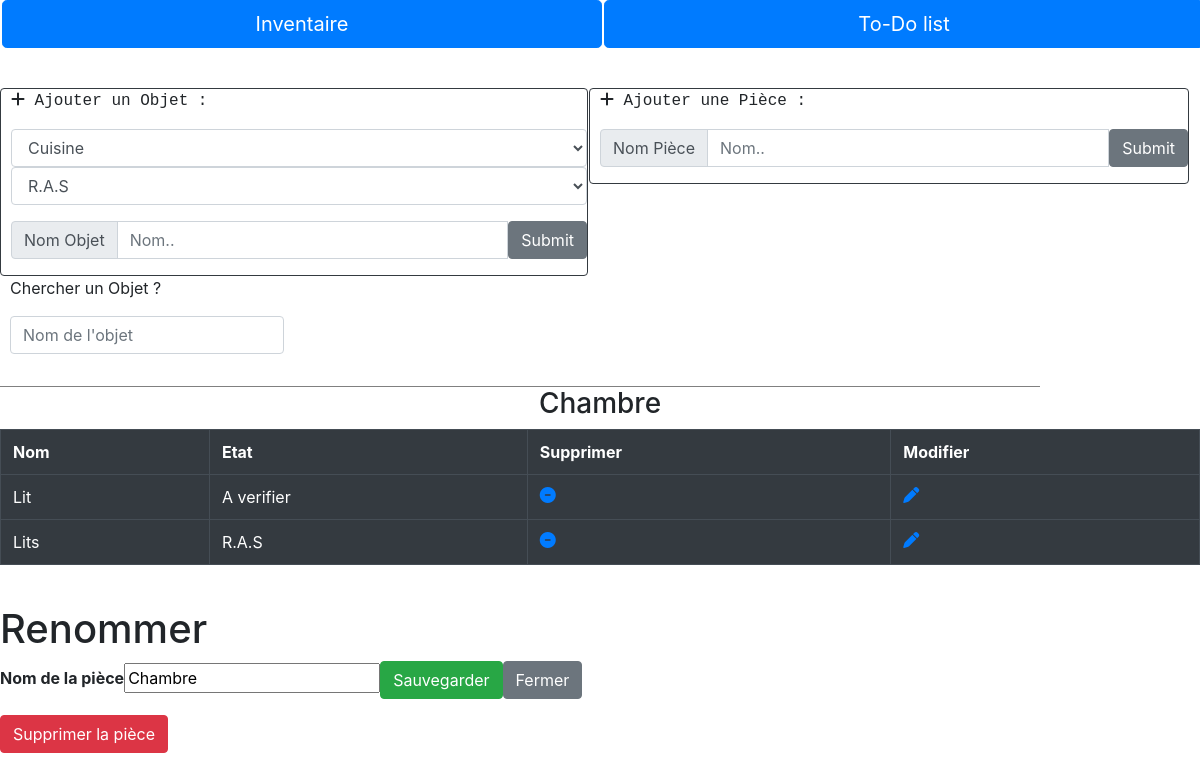
The app's page /php/PageInventaireMODIF.php?nomPiece=Chambre with its own data.
### tables this page shows
CREATE TABLE IF NOT EXISTS `objet` (
  `idObjet` int(11) NOT NULL AUTO_INCREMENT,
  `nomObjet` varchar(255) NOT NULL,
  `idPiece` int(11) NOT NULL,
  `idEtat` int(11) NOT NULL,
  PRIMARY KEY (`idObjet`),
  KEY `idPiece` (`idPiece`),
  KEY `idEtat` (`idEtat`)
);

CREATE TABLE IF NOT EXISTS `etat` (
  `idEtat` int(11) NOT NULL AUTO_INCREMENT,
  `nomEtat` varchar(255) NOT NULL,
  PRIMARY KEY (`idEtat`)
);

### php/PageInventaireMODIF.php (the view, shortened to what this page needs)
<HTML>
<HEAD>
        <link rel="stylesheet" href="../css/styles.css">
		<link rel="stylesheet" href="https://stackpath.bootstrapcdn.com/bootstrap/4.4.1/css/bootstrap.min.css">
</HEAD>
<body>
    <!-- <?php
        $DataBase = mysqli_connect ( "localhost" , "root" , "" ) ;
        mysqli_select_db ( $DataBase, "todolist" ) ;
    ?> -->
        <section id="Menu">
			<ul>
				<div class="btn-group" role="group" aria-label="Basic example">
					<li><a href="../index.php"><button type="button" class="btn btn-primary btn-lg btn-block" id="b1">Inventaire</button></a></li>
					<li><a href="../index.php"><button type="button" class="btn btn-primary btn-lg btn-block" id="b2">To-Do list</button></a></li>
				</div>
			</ul>
		</section>
        <section id="PageInventaire">
			<section id="BarresInterraction">
				<div id="AjoutPiece" class="border border-dark rounded ">
					<form action="AjoutPiece" >
					<p class="text-monospace"><i class="fas fa-plus"></i> 			Ajouter une Pièce :<br>
					<div class="input-group mb-3">
						<div class="input-group-prepend">
							<span class="input-group-text" id="inputGroup-sizing-default">Nom Pièce</span>
						</div>
						<input class="form-control" aria-label="Sizing example input" aria-describedby="inputGroup-sizing-default" type="text" name="nomObjet" value ="" placeholder="Nom.."> <input type="submit" class="btn btn-secondary" placeholder="Valider">
					</div>
					</form>
				</div>
				<div id="AjoutObjet" class="border border-dark rounded ">
				<form action="AjoutObjet.php" class="form-group">
					<p class="text-monospace"><i class="fas fa-plus"></i> Ajouter un Objet :</p>
					<div class="form-group">
						<?php
						$Requete = "SELECT * FROM `piece` " ;
						$Resultat = mysqli_query ( $DataBase, $Requete )  or  die(mysqli_error($DataBase) ) ;
						echo "<select name='idPiece' id='objet-piece' class='form-control' >";
						while (  $ligne = mysqli_fetch_array($Resultat)  )
							{
								echo "<option name='idPiece' value=". utf8_encode($ligne['idPiece']) .">" . utf8_encode($ligne['nomPiece']) . "</option>";
							}
						echo "</select>";
						$Requete = "SELECT * FROM `etat` " ;
						$Resultat = mysqli_query ( $DataBase, $Requete )  or  die(mysqli_error($DataBase) ) ;
						echo "<select name='idEtat' id='objet-etat' class='form-control'>";
						while (  $ligne = mysqli_fetch_array($Resultat)  )
							{
								echo "<option name='idEtat' value=". utf8_encode($ligne['idEtat']) .">" . utf8_encode($ligne['nomEtat']) . "</option>";
							}
						echo "</select>";
						?>
					</div>
					<div class="input-group mb-3">
						<div class="input-group-prepend">
							<span class="input-group-text" id="inputGroup-sizing-default">Nom Objet</span>
						</div>
						<input class="form-control" aria-label="Sizing example input" aria-describedby="inputGroup-sizing-default" type="text" name="nomObjet" value ="" placeholder="Nom.."> <input type="submit" class="btn btn-secondary" placeholder="Valider">
					</div>
				</form>
			</section>
		</section>
		<div id="BarreDeRecherche">
			<p>Chercher un Objet ?</p>
			<form action="" class="formulaire">
			<div class="input-group mb-3">
				<input type="text" class="form-control" placeholder="Nom de l'objet" aria-label="Recipient's username" aria-describedby="basic-addon2">
			</div>
		</form>
		</div>
    <section id="ListePieces">
    <?php
        $OPTION = "PRINT" ;
        function  ConsulterBD ()
        {
        global $OPTION ;
        $Piece = utf8_decode($_GET['nomPiece']) ;
        if (  ($OPTION == 'DELETE')  Or  ($OPTION == 'UPDATE1') )
                $IdCourant = $_GET['idObjet'];
        else  $IdCourant = -1 ;
        echo "<center>" ;
        echo "<table class='table table-bordered table-dark'  id='tableau'>" ;
        echo "<h3>" . $Piece . "</h3>";
        $DataBase = mysqli_connect ( "localhost" , "root" , "" ) ;
        mysqli_select_db ( $DataBase, "todolist" ) ;
        $Requete = "SELECT idObjet,nomObjet,nomPiece,nomEtat FROM objet
                    Join piece on objet.idPiece = piece.idPiece
                    Join etat on objet.idEtat = etat.idEtat
                    WHERE nomPiece =  '$Piece'  " ;
        $Resultat = mysqli_query ( $DataBase, $Requete )  or  die(mysqli_error($DataBase) ) ;
        if ($OPTION == 'UPDATE1'){
            echo "<tr>  <th> Nom </th> <th> Etat </th> <th> Confirmer </th> <th> Annuler </th> </tr> "  ;
        }
        else if ($OPTION == 'DELETE'){
            echo "<tr>  <th> Nom </th> <th> Etat </th> <th> Confirmer </th> <th> Annuler </th> </tr>  " ;
        }
            else {
                echo "<tr>  <th> Nom </th> <th> Etat </th> <th> Supprimer </th> <th> Modifier </th></tr>"  ;
            }
        while (  $ligne = mysqli_fetch_array($Resultat)  )
        {
            echo "<tr>\n" ;
            if (  ($OPTION == 'UPDATE1') )
            {
                if ( $IdCourant == $ligne['idObjet'] )
                {
                    echo "<form action='PageInventaireMODIF.php'>";
                    echo "<td><INPUT TYPE=TEXT NAME='nomObjet' Value='". utf8_encode($ligne['nomObjet'])    . "'</td>\n" ;
                    echo"<td>";
                            echo" <label for='nomEtat'></label><select name='nomEtat'>";
                                echo" <option name='R.A.S'>R.A.S</option>";
                                echo" <option name='A verifier'>A verifier</option>";
                            echo"  </select>";
                }
                else
                {
                    echo "<td>" . utf8_encode($ligne['nomObjet']) . "</td>\n" ;
                    echo "<td>" . utf8_encode($ligne['nomEtat'])    . "</td>\n" ;
                }
            }
            else
            {
                echo "<td>" . utf8_encode($ligne['nomObjet']) . "</td>\n" ;
                echo "<td>" . utf8_encode($ligne['nomEtat'])    . "</td>\n" ;
            }
            if (  ($OPTION == 'DELETE') )
            {
                if ( $IdCourant == $ligne['idObjet'] )
                {
                    echo "<td><A HREF='PageInventaireMODIF.php?nomPiece=".$Piece."&OPTION=DELETE2&idObjet=".$ligne['idObjet']."'><i class='fas fa-minus-circle'></i></A></td>";
                    echo "<td><A HREF='PageInventaireMODIF.php?nomPiece=".$Piece."&idObjet=".$ligne['idObjet']."'><i class='fas fa-minus-circle'></i></a>";
                    echo "</td>\n" ;
                }
            }
            else
            {
                echo "<td><A HREF='PageInventaireMODIF.php?nomPiece=".$Piece."&OPTION=DELETE&idObjet=" . $ligne['idObjet'] . "'> <i class='fas fa-minus-circle'></i></A></td>\n" ;
                echo "<td><A HREF='PageInventaireMODIF.php?nomPiece=".$Piece."&OPTION=UPDATE1&idObjet=" . $ligne['idObjet'] . "'> <i class='fas fa-pen'></i></A></td>\n" ;
            }
            echo "</tr>\n" ;
        }
        echo "</table class='table table-bordered table-dark'>" ;
        echo "<br>" ;
        echo "</center>" ;
        }
            $OPTION = 'RIEN' ;
        ConsulterBD();
    ?>
    </section>
<?php
echo "<form action='UpdatePiece.php' class='form-container'>";
        echo "<h1>Renommer</h1>";
    echo "<label for='nomPiece'><b>Nom de la pièce</b></label>";
    echo "<input type='text' Value='". $Piece . "' name='NewnomPiece' required>";
    echo "<button type='submit' class='btn btn-success'>Sauvegarder</button>";
    echo "<button type='button' class='btn btn-secondary' onclick='closeForm()'>Fermer</button>";
    echo "</form>";
?>
<button class="btn btn-danger" onclick="openForm()">Supprimer la pièce</button>
</body>
</HTML>

### css/styles.css (style rules this page uses)
#Menu ul { padding:0; margin:0; list-style-type:none; background-color: white; }
#Menu li { margin-left:2px; float:left; }
#BarresInterraction { background-color: white; padding-top: 2.5em; }
#AjoutPiece { border:2px solid; border-radius: 16px; width: 50VW; display: inline-block; padding-left: 10px; margin-left: 1px; }
#AjoutObjet { border:2px solid; border-radius: 16px; width: 49VW; float: left; padding-left: 10px; }
#BarreDeRecherche { display: inline-block; width:1040px; height:auto; padding-left: 10px; border-bottom: 1px solid; border-color: gray }
.formulaire { display:inline-block; }
#b1 { width: 50vw; }
#b2 { width: 50vw; }
#tableau { border: 1px; border-style: solid; }

### records on screen
objet: nomObjet "Lit", idEtat.nomEtat "A verifier"
objet: nomObjet "Lits", idEtat.nomEtat "R.A.S"

### other values on screen
$Piece "Chambre"
form field idPiece "Cuisine"
form field idEtat "R.A.S"
